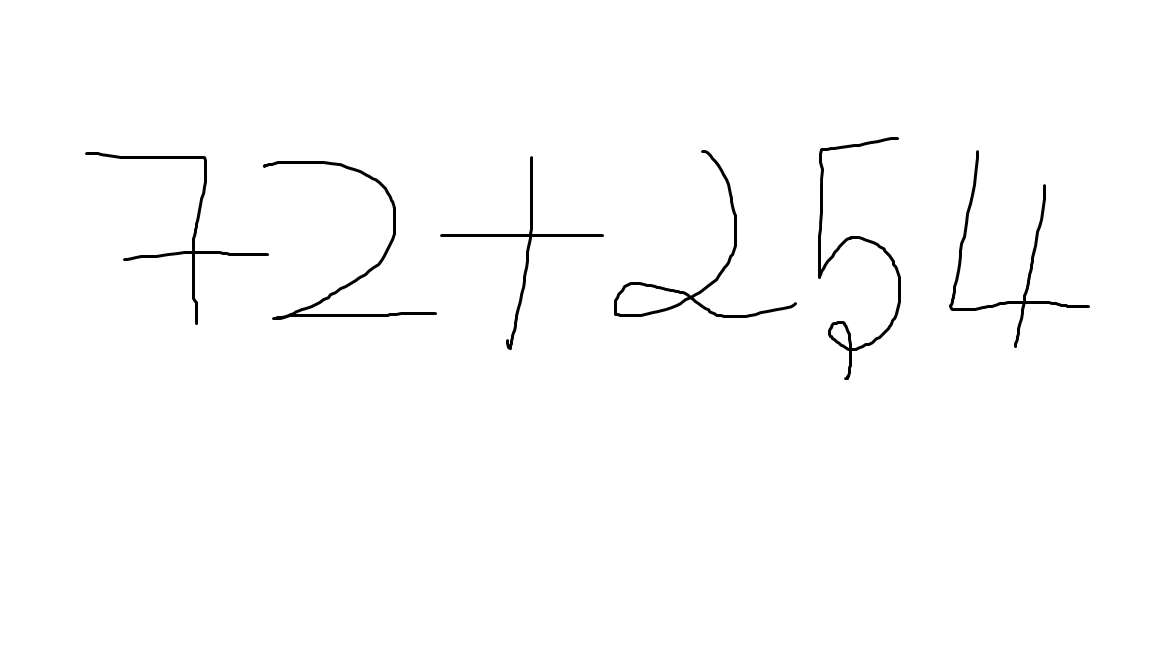
#> input picture Task 09 - Handwritten equation solver using CNN/input/data-eqns/test0.png, 1152 x 648 px; its folder holds 2 pictures in this run
$ jupyter execute --allow-errors 'task 9.ipynb'   (older library calls are emulated)
#> lines starting #> are read from the running program, lines starting #| are printed output that depends on the picture; after the words box and inside, x2 and y2 are one past the last pixel; in counts of white or black regions, pixels touching at a corner belong together
# LetsGrowMore
## ***Virtual Internship Program***
***Data Science  Tasks***
### ***Author: SARAVANAVEL***

# ***ADVANCED LEVEL TASK***
### Task 9 -Handwritten equation solver using CNN

Simple Mathematical equation solver using character and symbol regonition using image processing and CNN

## 1. Import Libraries/Packages

[cell 1]
import numpy as np
import pandas as pd
import cv2
import tensorflow as tf
import matplotlib.pyplot as plt
from imutils.contours import sort_contours
import imutils

[cell 2]
from tensorflow.keras.models import Sequential
from tensorflow.keras.layers import Conv2D
from tensorflow.keras.layers import MaxPooling2D
from tensorflow.keras.layers import Dense
from tensorflow.keras.layers import Flatten
from tensorflow.keras.optimizers import SGD
from tensorflow.keras.preprocessing.image import ImageDataGenerator
import os

## Data preprocessing

[cell 3]
print(os.listdir("./input")) #without extracting the data.rar file

## Data Augementation

#> (a cell that did not finish here is left out)

## Model Building

#> (a cell that did not finish here is left out)

## Model Training

#> (a cell that did not finish here is left out)

## Model evaluation

#> (a cell that did not finish here is left out)

#> (a cell that did not finish here is left out)

print('\n',train_set.class_indices, sep = "\n")

#> (a cell that did not finish here is left out)

[cell 10]
def prediction(img):
    #img = cv2.imread(img, cv2.IMREAD_GRAYSCALE)
    plt.imshow(img, cmap = 'gray')
    img = cv2.resize(img,(40, 40))
    norm_image = cv2.normalize(img, None, alpha = 0, beta = 1, norm_type = cv2.NORM_MINMAX, dtype = cv2.CV_32F)
    #norm_image=img/255
    norm_image = norm_image.reshape((norm_image.shape[0], norm_image.shape[1], 1))
    case = np.asarray([norm_image])
    pred = (model.predict_classes([case]))

    return ([i for i in train_set.class_indices if train_set.class_indices[i]==(pred[0])][0],pred)

[cell 11]
image = cv2.imread('./input/data-eqns/test_image1.jpg')
#> (the rest of this cell did not finish here and is left out)

[cell 12]
plt.figure(figsize=(20,20))
#> (the rest of this cell did not finish here and is left out)

#> (a cell that did not finish here is left out)

#> (a cell that did not finish here is left out)

[cell 15]
eq=[]
pos=[]
#> (the rest of this cell did not finish here and is left out)

[cell 16]
for i in pos:
    if eq[i-1]=='+':
        print(int(''.join(eq[:pos[0]-1]))+int(''.join(eq[pos[0]:])))
    elif eq[i-1]=='%':
        print(int(''.join(eq[:pos[0]-1]))/int(''.join(eq[pos[0]:])))
    elif eq[i-1]=='*':
        print(int(''.join(eq[:pos[0]-1]))*int(''.join(eq[pos[0]:])))
    else:
        print(int(''.join(eq[:pos[0]-1]))-int(''.join(eq[pos[0]:])))

[cell 17]
image = cv2.imread('./input/data-eqns/test0.png')
#> image is the input picture: shape (648, 1152, 3); min 0, max 255, mean 252.2
gray = cv2.cvtColor(image, cv2.COLOR_BGR2GRAY)
blurred = cv2.GaussianBlur(gray, (5, 5), 0)
# perform edge detection, find contours in the edge map, and sort the
# resulting contours from left-to-right
edged = cv2.Canny(blurred, 30, 150)
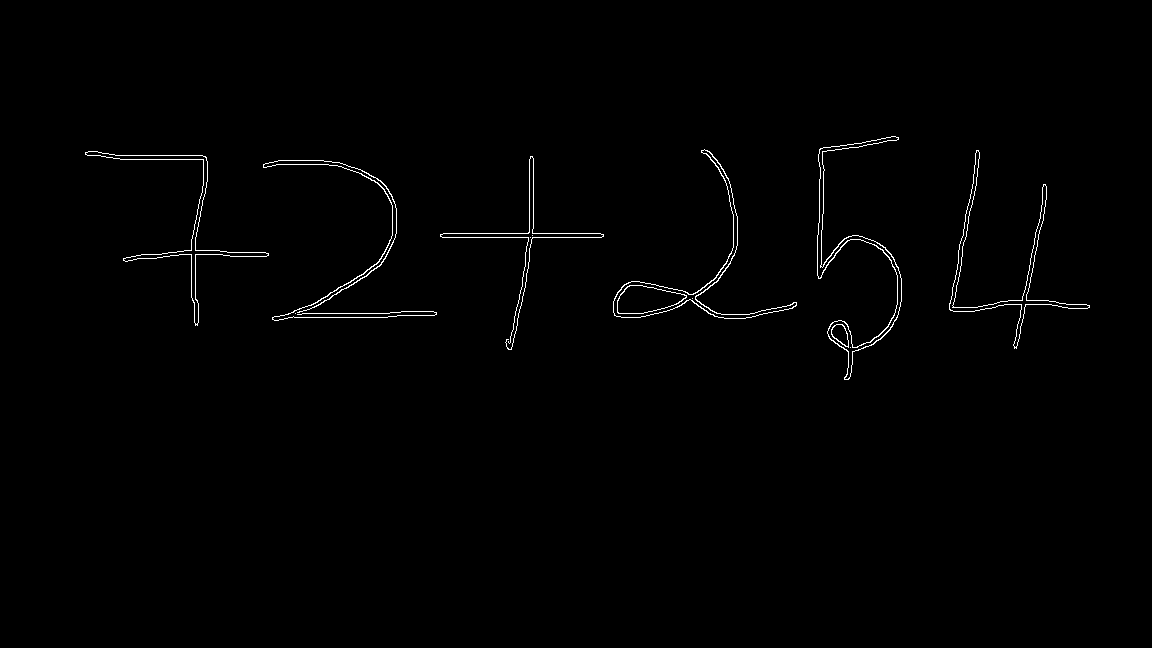
#> edged: shape (648, 1152); 0.77% white in thin lines or dots, all inside (x1, y1, x2, y2) = (85, 136, 1090, 380)
cnts = cv2.findContours(edged.copy(), cv2.RETR_EXTERNAL,cv2.CHAIN_APPROX_SIMPLE)
#> cnts = 9 contours, 4 with area under 20; largest, box (x1, y1, x2, y2) and area: (613, 149, 797, 319) 3056, (817, 136, 902, 380) 2177, (949, 150, 1090, 349) 1612, (85, 151, 269, 326) 1600, (263, 160, 437, 321) 161
cnts = imutils.grab_contours(cnts)
cnts = sort_contours(cnts, method="left-to-right")[0]
chars=[]
#> (the rest of this cell did not finish here and is left out)
